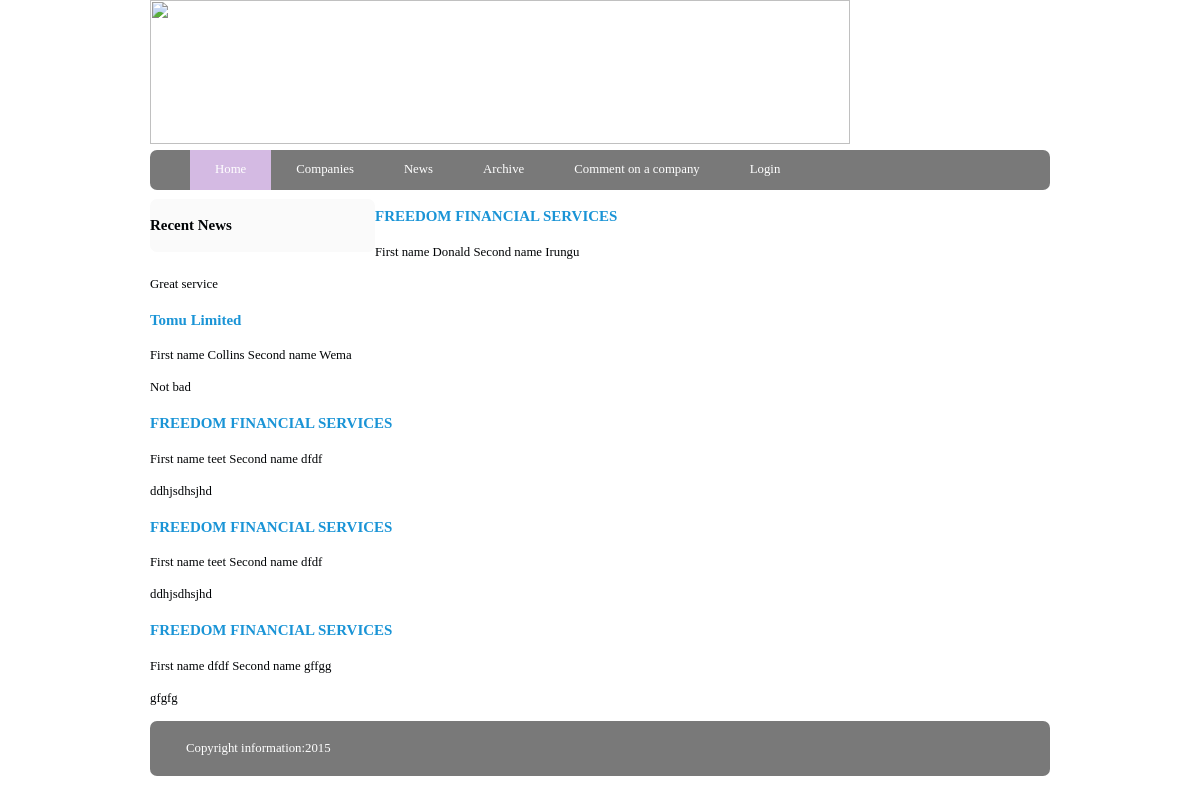
/company/1, run on the app's committed database.
### feedback/models.py (models this page shows, shortened)
class Feedback(models.Model):
    company = models.ForeignKey(Company, default=1)
    first = models.CharField(max_length=250)
    last = models.CharField(max_length=250)
    phone = models.IntegerField()
    comment = models.TextField()

class Company(models.Model):
    user = models.ForeignKey(User, default=1)
    name = models.CharField(max_length=250)
    tagline = models.TextField()
    description = models.TextField()
    def __str__(self):
        return self.name

### feedback/templates/post.html
{% extends "base.html" %}
{% block content %}
{% for post in object_list %}
<h3><a href = "/blog/{{post.id}}" >{{ post.company }} </a></h3>
<div class = "post_meta">
	<p>First name {{ post.first}} Second name {{ post.last }}</p>
</div>
<div class = "post_body">
	{{ post.comment|safe|linebreaks }}
</div>
{% endfor %}
{% endblock %}

### feedback/templates/base.html (shortened to what this page needs)
<!DOCTYPE html>
<html lang = "en">
<head>
	<link rel = "stylesheet" href= "/static/css/styles.css" type = "text/css"/>
</head>
<body class = "body">
	<header class = "mainHead">
		<img src = "/static/img/picture.jpg" width = "700" height = "144">
		<nav><ul>
			<li class = "active"> <a href = "/blog">Home </a></li>
			<li><a href = "/company">Companies </a></li>
			<li><a href = "/company">News </a></li>
			<li><a href = "/company">Archive </a></li>
			<li><a href = "/create_comment">Comment on a company</a></li>
			<li><a href="/">Login</a> </li>
		</ul>
		</nav>
	</header>
	<aside class = "sideInfo">
		<article>
			<h3>Recent News</h3>
		</article>
	</aside>
	{% block content %}
	{% endblock %}
	<footer class = "mainFooter">
		<p>Copyright information:2015</p>
	</footer>
</body>
</html>

### static/css/styles.css (style rules this page uses)
body { color:#000305; font-size: 80%; font-family: 'Lucida Sans Unicode'; line-height: 1.5; text-align:left; }
a { text-decoration: none; }
a:link, a:visited { color:#1A94D6; }
.body { margin:0 auto; width:75%; clear:both; }
.mainHead nav { background-color: #797979; height: 40px; border-radius:7px; -webkit-border-radius:7px; -moz-border-radius:7px; }
.mainHead nav ul { list-style:none; margin:0 auto; }
.mainHead nav ul li { float:left; display:inline; }
.mainHead nav a:link, .mainHead nav a:visited { color:#FFF; display:inline-block; padding:10px 25px; height:20px; }
.mainHead nav .active a:link, .mainHead nav .active a:visited, .mainHead nav a:hover, .mainHead nav a:active { background-color:#D4BAE3; text-shadow:none; }
.sideInfo { width:25%; float:left; margin:1% 0% 1% 0%; border-radius:7px; -webkit-border-radius:7px; -moz-border-radius:7px; background-color:#fafafa; }
.mainFooter { width:100%; float:left; margin-bottom:2%; border-radius:7px; -webkit-border-radius:7px; -moz-border-radius:7px; background-color:#797979; }
.mainFooter p { width:92%; margin:2% auto; color:#FFF; }

### data on the page
Feedback: company "FREEDOM FINANCIAL SERVICES", first "Donald", last "Irungu", comment "Great service"
Feedback: company "Tomu Limited", first "Collins", last "Wema", comment "Not bad"
Feedback: company "FREEDOM FINANCIAL SERVICES", first "teet", last "dfdf", comment "ddhjsdhsjhd"
Feedback: company "FREEDOM FINANCIAL SERVICES", first "teet", last "dfdf", comment "ddhjsdhsjhd"
Feedback: company "FREEDOM FINANCIAL SERVICES", first "dfdf", last "gffgg", comment "gfgfg"
